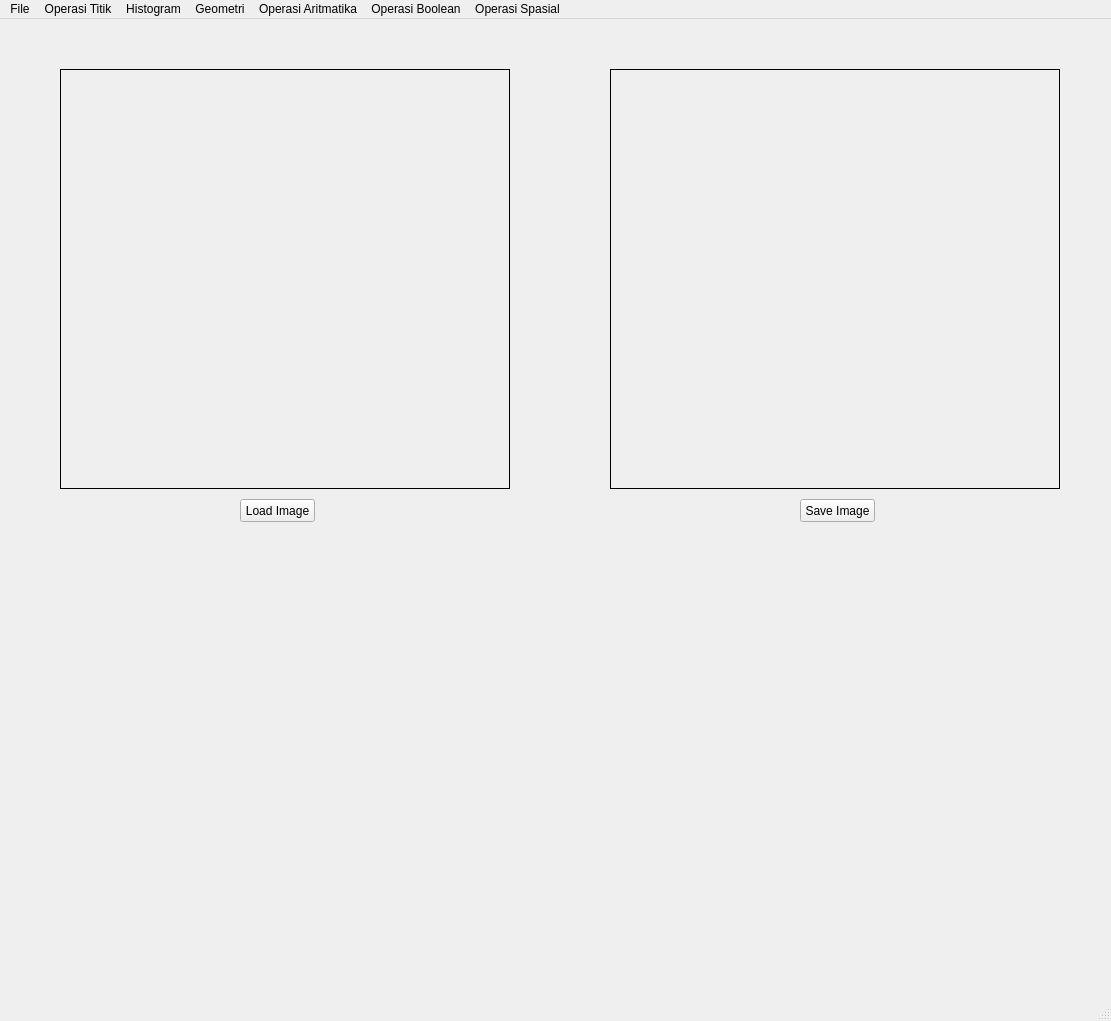
<?xml version="1.0" encoding="UTF-8"?>
<ui version="4.0">
 <class>MainWindow</class>
 <widget class="QMainWindow" name="MainWindow">
  <property name="geometry">
   <rect>
    <x>0</x>
    <y>0</y>
    <width>1111</width>
    <height>1021</height>
   </rect>
  </property>
  <property name="windowTitle">
   <string>MainWindow</string>
  </property>
  <widget class="QWidget" name="centralwidget">
   <widget class="QPushButton" name="loadButton">
    <property name="geometry">
     <rect>
      <x>240</x>
      <y>480</y>
      <width>75</width>
      <height>23</height>
     </rect>
    </property>
    <property name="text">
     <string>Load Image</string>
    </property>
   </widget>
   <widget class="QLabel" name="imgLabel">
    <property name="geometry">
     <rect>
      <x>60</x>
      <y>50</y>
      <width>450</width>
      <height>420</height>
     </rect>
    </property>
    <property name="frameShape">
     <enum>QFrame::Box</enum>
    </property>
    <property name="text">
     <string/>
    </property>
   </widget>
   <widget class="QLabel" name="hasilLabel">
    <property name="geometry">
     <rect>
      <x>610</x>
      <y>50</y>
      <width>450</width>
      <height>420</height>
     </rect>
    </property>
    <property name="frameShape">
     <enum>QFrame::Box</enum>
    </property>
    <property name="text">
     <string/>
    </property>
   </widget>
   <widget class="QPushButton" name="saveButton">
    <property name="geometry">
     <rect>
      <x>800</x>
      <y>480</y>
      <width>75</width>
      <height>23</height>
     </rect>
    </property>
    <property name="text">
     <string>Save Image</string>
    </property>
   </widget>
  </widget>
  <widget class="QMenuBar" name="menubar">
   <property name="geometry">
    <rect>
     <x>0</x>
     <y>0</y>
     <width>1111</width>
     <height>21</height>
    </rect>
   </property>
   <widget class="QMenu" name="menuFile">
    <property name="title">
     <string>File</string>
    </property>
    <addaction name="actionLoad_Image"/>
    <addaction name="actionSave_Image"/>
   </widget>
   <widget class="QMenu" name="menuOperasi_Titik">
    <property name="title">
     <string>Operasi Titik</string>
    </property>
    <addaction name="actionGrayScale"/>
    <addaction name="actionBrightness"/>
    <addaction name="actionSimple_Contrast"/>
    <addaction name="actionContrast_Stretching"/>
    <addaction name="actionNegative_Image"/>
    <addaction name="actionBiner_Image"/>
   </widget>
   <widget class="QMenu" name="menuHistogram">
    <property name="title">
     <string>Histogram</string>
    </property>
    <addaction name="actionGray_Histogram"/>
    <addaction name="actionRGB_Histogram"/>
    <addaction name="actionHistogram_Equalization"/>
   </widget>
   <widget class="QMenu" name="menuGeometri">
    <property name="title">
     <string>Geometri</string>
    </property>
    <addaction name="actionTranslasi"/>
    <addaction name="actionRotasi"/>
    <addaction name="actionResize"/>
    <addaction name="actionCrop"/>
   </widget>
   <widget class="QMenu" name="menuOperasi_Aritmatika">
    <property name="title">
     <string>Operasi Aritmatika</string>
    </property>
    <addaction name="actionTambah"/>
    <addaction name="actionKurang"/>
    <addaction name="actionKali"/>
    <addaction name="actionBagi"/>
   </widget>
   <widget class="QMenu" name="menuOperasi_Boolean">
    <property name="title">
     <string>Operasi Boolean</string>
    </property>
    <addaction name="actionAnd"/>
    <addaction name="actionOr"/>
    <addaction name="actionXor"/>
   </widget>
   <widget class="QMenu" name="menuOperasi_Spasial">
    <property name="title">
     <string>Operasi Spasial</string>
    </property>
    <addaction name="actionFilter"/>
    <addaction name="actionMean_Filter"/>
   </widget>
   <addaction name="menuFile"/>
   <addaction name="menuOperasi_Titik"/>
   <addaction name="menuHistogram"/>
   <addaction name="menuGeometri"/>
   <addaction name="menuOperasi_Aritmatika"/>
   <addaction name="menuOperasi_Boolean"/>
   <addaction name="menuOperasi_Spasial"/>
  </widget>
  <widget class="QStatusBar" name="statusbar"/>
  <action name="actionGrayScale">
   <property name="text">
    <string>GrayScale</string>
   </property>
  </action>
  <action name="actionLoad_Image">
   <property name="text">
    <string>Load Image</string>
   </property>
  </action>
  <action name="actionSave_Image">
   <property name="text">
    <string>Save Image</string>
   </property>
  </action>
  <action name="actionBrightness">
   <property name="text">
    <string>Brightness</string>
   </property>
  </action>
  <action name="actionSimple_Contrast">
   <property name="text">
    <string>Simple Contrast</string>
   </property>
  </action>
  <action name="actionContrast_Stretching">
   <property name="text">
    <string>Contrast Stretching</string>
   </property>
  </action>
  <action name="actionNegative_Image">
   <property name="text">
    <string>Negative Image</string>
   </property>
  </action>
  <action name="actionBiner_Image">
   <property name="text">
    <string>Biner Image</string>
   </property>
  </action>
  <action name="actionGray_Histogram">
   <property name="text">
    <string>Histogram Grayscale</string>
   </property>
  </action>
  <action name="actionRGB_Histogram">
   <property name="text">
    <string>Histogram RGB</string>
   </property>
  </action>
  <action name="actionHistogram_Equalization">
   <property name="text">
    <string>Histogram Equalization</string>
   </property>
  </action>
  <action name="actionTranslasi">
   <property name="text">
    <string>Translasi</string>
   </property>
  </action>
  <action name="actionRotasi">
   <property name="text">
    <string>Rotasi</string>
   </property>
  </action>
  <action name="actionResize">
   <property name="text">
    <string>Resize</string>
   </property>
  </action>
  <action name="actionCrop">
   <property name="text">
    <string>Crop Image</string>
   </property>
  </action>
  <action name="actionTambah">
   <property name="text">
    <string>Tambah +</string>
   </property>
  </action>
  <action name="actionKurang">
   <property name="text">
    <string>Kurang -</string>
   </property>
  </action>
  <action name="actionKali">
   <property name="text">
    <string>Kali x</string>
   </property>
  </action>
  <action name="actionBagi">
   <property name="text">
    <string>Bagi /</string>
   </property>
  </action>
  <action name="actionAnd">
   <property name="text">
    <string>AND &amp;&amp;</string>
   </property>
  </action>
  <action name="actionOr">
   <property name="text">
    <string>OR ||</string>
   </property>
  </action>
  <action name="actionXor">
   <property name="text">
    <string>XOR ^</string>
   </property>
  </action>
  <action name="actionFilter">
   <property name="text">
    <string>Filtering</string>
   </property>
  </action>
  <action name="actionMean_Filter">
   <property name="text">
    <string>Mean Filtering</string>
   </property>
  </action>
 </widget>
 <resources/>
 <connections/>
</ui>
